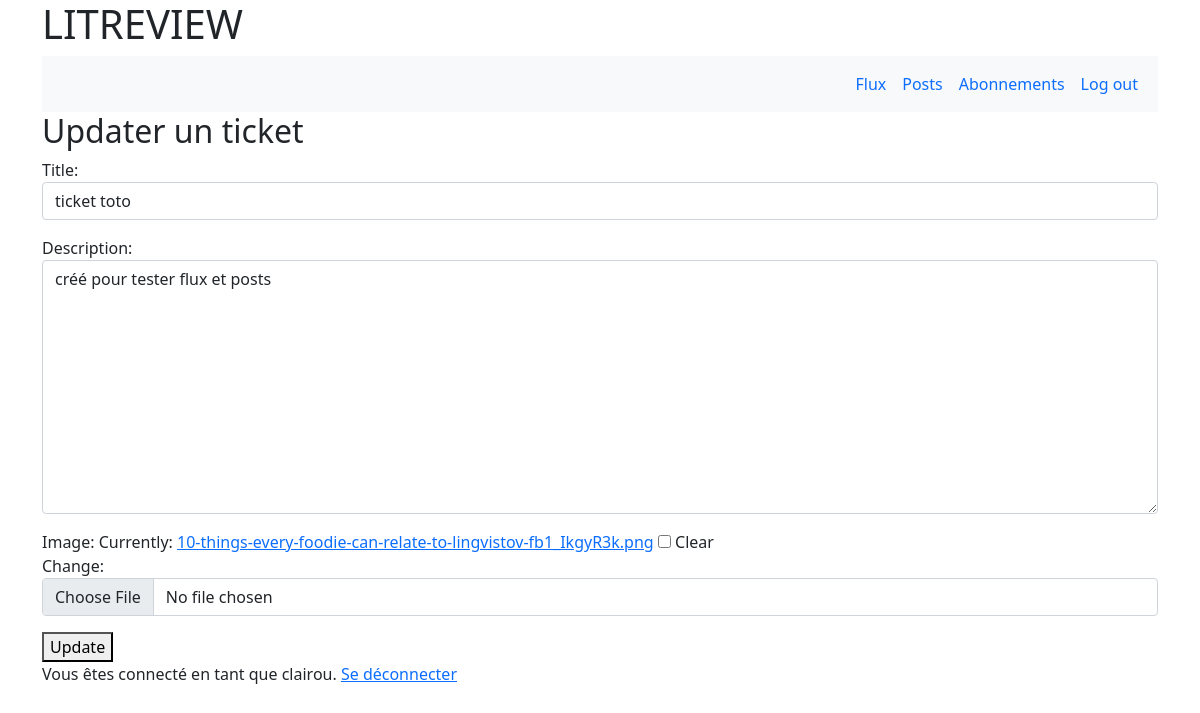
The page /ticket/6/update (signed in) on the database its author committed.
### litreview/models.py (models this page shows, shortened)
class Ticket(models.Model):
    title = models.CharField(max_length=128)
    description = models.TextField(max_length=2048, blank=True)
    user = models.ForeignKey(
        to=settings.AUTH_USER_MODEL, on_delete=models.CASCADE)
    image = models.ImageField(null=True, blank=True)
    time_created = models.DateTimeField(auto_now_add=True)

### authentication/models.py (models this page shows)
class User(AbstractUser):
    CREATOR = 'CREATOR'
    SUBSCRIBER = 'SUBSCRIBER'
    ROLE_CHOICES = (
        (CREATOR, 'Créateur'),
        (SUBSCRIBER, 'Abonné'),
    )
    role = models.CharField(max_length=30,
                            choices=ROLE_CHOICES,
                            verbose_name='Rôle')

### litreview/views.py (the view)
# urls.py: path('ticket/<int:ticket_id>/update', views.ticket_update,
def ticket_update(request, ticket_id):
    ticket = get_object_or_404(Ticket, id=ticket_id)
    if request.method == 'POST':
        ticket_form = forms.TicketForm(request.POST, request.FILES,
                                       instance=ticket)
        if ticket_form.is_valid():
            ticket_form.save()
            return redirect('posts')
    else:
        ticket_form = forms.TicketForm(instance=ticket)
    return render(request,
                  'litreview/update_ticket.html',
                  {'ticket_form': ticket_form})

### litreview/forms.py
class TicketForm(forms.ModelForm):
    class Meta:
        model = models.Ticket
        fields = ['title', 'description', 'image']
        widgets = {
            'title': forms.TextInput(attrs={'class': 'form-control'}),
            'description': forms.Textarea(attrs={'class': 'form-control'}),
            'image': forms.ClearableFileInput(attrs={'class': 'form-control'})
        }

### litreview/templates/litreview/update_ticket.html (shortened to what this page needs)
{% extends 'base.html' %}
{% block content %}
{% include 'litreview/nav.html' %}
    <h2>Updater un ticket</h2>
    <form method="post" enctype="multipart/form-data">
        {{ ticket_form.as_p }}
        <button type="submit" >Update</button>
    </form>
{% endblock content %}

### templates/base.html (shortened to what this page needs)
{% load static %}
{{ '<' }}{{ '!DOCTYPE html>' }}
<html lang="en">
  <head>
    <link href="https://cdn.jsdelivr.net/npm/bootstrap@5.1.3/dist/css/bootstrap.min.css" rel="stylesheet">
    <link rel="stylesheet" type="text/css" href="{% static 'litreview/style.css' %}">
    <link rel="stylesheet" href="https://cdnjs.cloudflare.com/ajax/libs/font-awesome/4.7.0/css/font-awesome.min.css">
  </head>
  <body>
  <div class="container">
    <h1>LITREVIEW</h1>
    {% block content %}{% endblock content %}
    {% if user.is_authenticated %}
            <p>Vous êtes connecté en tant que {{ request.user }}. <a href="{% url 'logout' %}">Se déconnecter</a></p>
    {% endif %}
    </div>
  </body>
</html>

### rows shown on the page
Ticket: title "ticket toto", description "créé pour tester flux et posts"
User: user "clairou"
